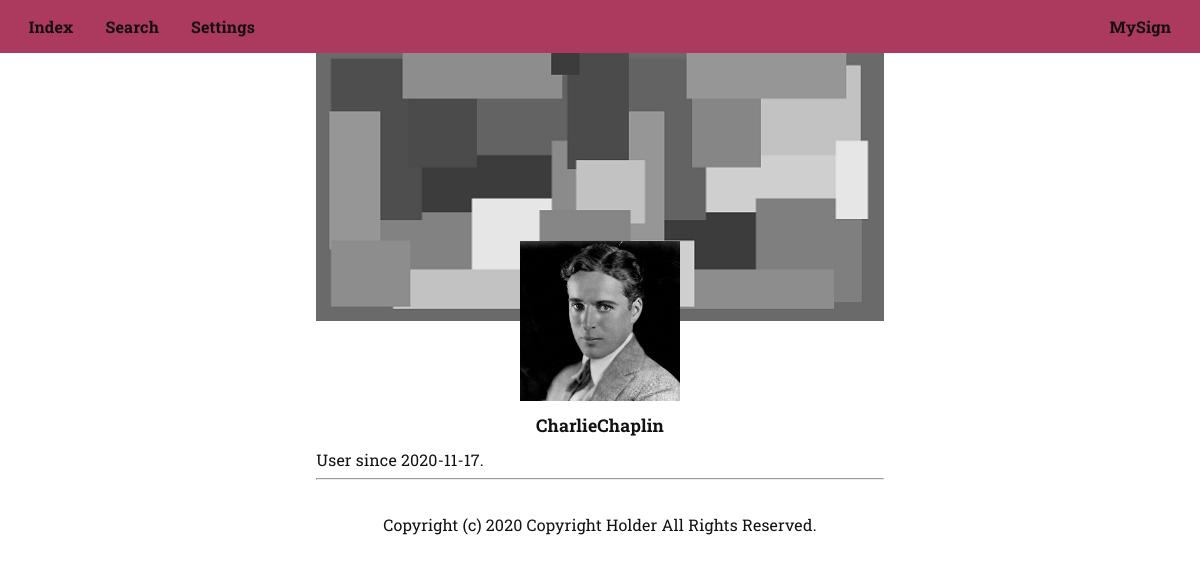
Page /user.php?name=CharlieChaplin on the committed database.
### tables this page shows
CREATE TABLE `users` (
  `id` int(11) NOT NULL,
  `created` date NOT NULL DEFAULT current_timestamp(),
  `name` text NOT NULL,
  `email` text NOT NULL,
  `verified` tinyint(1) NOT NULL DEFAULT 0,
  `can_email` tinyint(1) NOT NULL DEFAULT 1,
  `password` text NOT NULL,
  `picture` text NOT NULL DEFAULT 'images/picture.png',
  `banner` text NOT NULL DEFAULT 'images/banner.png'
);

### user.php (the view, shortened to what this page needs)
<?php
require_once("head.php");
$name = $_GET["name"];
$select = mysqli_query($connection, "SELECT * FROM users WHERE name='{$name}'");
if(mysqli_num_rows($select) == "1") {
  $fetch = mysqli_fetch_array($select);
  $created = $fetch["created"];
  $picture = $fetch["picture"];
  $banner = $fetch["banner"];
} else {
  mysqli_close($connection);
  redirect("404.html");
}
?>
<main>
  <section>
    <img class='banner' src='<?php echo $banner; ?>' alt='Banner'/>
    <img class='picture' src='<?php echo $picture; ?>' alt='Picture'/>
    <h1><?php echo $name; ?></h1>
    <p><?php echo "User since {$created}."; ?></p>
    <hr>
  </section>
</main>
<?php
require_once("foot.php");
?>

### rows in the picture
users: banner (picture), picture (picture), created "2020-11-17"

### other values in the picture
$name "CharlieChaplin"
